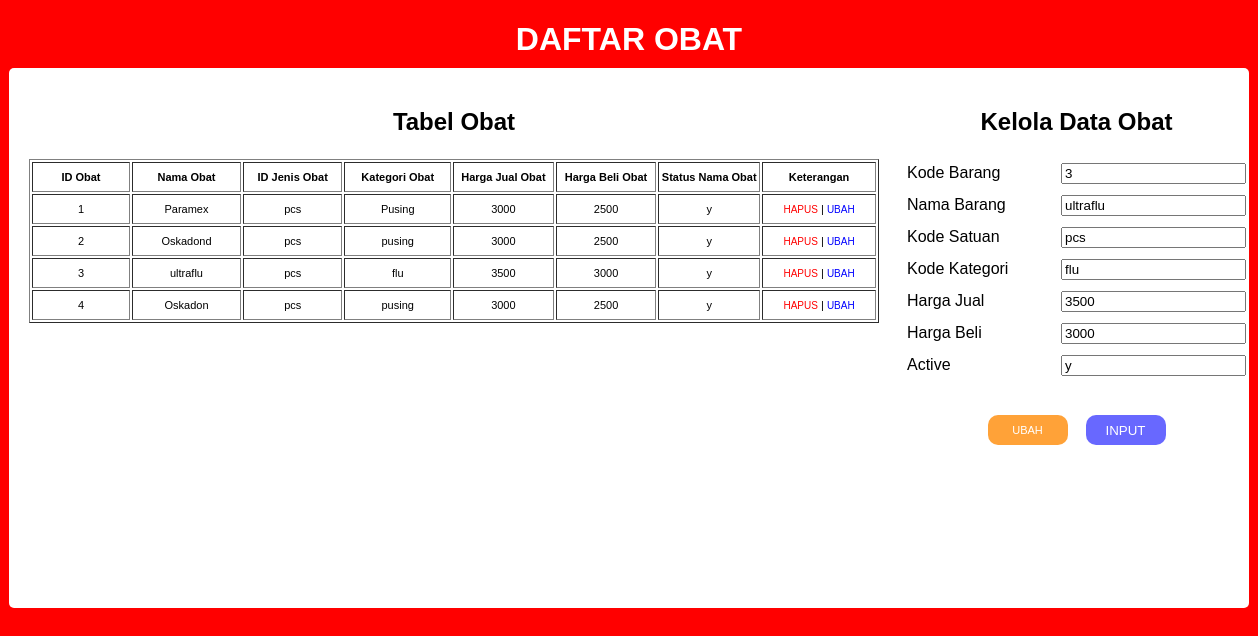
The page /Apotek/index.php?ubah=iya&a=3&b=ultraflu&c=pcs&d=flu&e=3500&f=3000&g=y on the database its author committed.
### tables this page shows
CREATE TABLE `tbobat` (
  `kd_barang` varchar(5) NOT NULL,
  `nm_barang` varchar(50) NOT NULL,
  `kd_satuan` varchar(10) NOT NULL,
  `kd_kategori` varchar(10) NOT NULL,
  `hrg_jual` int(11) NOT NULL,
  `hrg_beli` int(11) NOT NULL,
  `active` char(1) NOT NULL
);

### Apotek/tampil.php (the view, shortened to what this page needs)
<div class="kotak">
  <table border="1" align="center">
    <tr>
      <th>ID Obat</th>
      <th>Nama Obat</th>
      <th>ID Jenis Obat</th>
      <th>Kategori Obat</th>
      <th>Harga Jual Obat</th>
      <th>Harga Beli Obat</th>
      <th>Status Nama Obat</th>
      <th>Keterangan</th>
    </tr>
    <?php
    require("koneksi.php");
    $query = "SELECT * FROM tbobat ORDER BY kd_barang ASC";
    $data = mysqli_query($host, $query);
    while ($obat = mysqli_fetch_array($data)) {
    ?>
      <tr>
        <td><?php echo $obat[0]; ?></td>
        <td><?php echo $obat[1]; ?></td>
        <td><?php echo $obat[2]; ?></td>
        <td><?php echo $obat[3]; ?></td>
        <td><?php echo $obat[4]; ?></td>
        <td><?php echo $obat[5]; ?></td>
        <td><?php echo $obat[6]; ?></td>
        <td><a class="ahapus" href="kelola.php?hapus=iya&koba=<?php echo $obat[0]; ?>">HAPUS</a> | <a class="aubah" href="index.php?ubah=iya&a=<?php echo $obat[0]; ?>&b=<?php echo $obat[1]; ?>&c=<?php echo $obat[2]; ?>&d=<?php echo $obat[3]; ?>&e=<?php echo $obat[4]; ?>&f=<?php echo $obat[5]; ?>&g=<?php echo $obat[6]; ?>">UBAH</a></td>
      </tr>
    <?php
    }
    ?>
  </table>
</div>

### Apotek/style.css (style rules this page uses)
body { background-color: rgb(255, 0, 0); text-align: center; font-family: sans-serif; }
.daftar table { font-size: 11px; }
.kotak { height: 280px; width: 850px; margin: auto; text-align: center; margin-top: 23px; }
a { text-decoration: none; color: black; font-size: 10px; transition: 0.3s ease; }
.ahapus { color:red; }
.aubah { color: blue; }
.kotak table tr td { text-align: center; width: 150px; }

### Apotek/kelola.php (style rules this page uses)
tr { height: 30px; }

### rows shown on the page
tbobat: kd_barang "1", nm_barang "Paramex", kd_satuan "pcs", kd_kategori "Pusing", hrg_jual "3000", hrg_beli "2500", active "y"
tbobat: kd_barang "2", nm_barang "Oskadond", kd_satuan "pcs", kd_kategori "pusing", hrg_jual "3000", hrg_beli "2500", active "y"
tbobat: kd_barang "3", nm_barang "ultraflu", kd_satuan "pcs", kd_kategori "flu", hrg_jual "3500", hrg_beli "3000", active "y"
tbobat: kd_barang "4", nm_barang "Oskadon", kd_satuan "pcs", kd_kategori "pusing", hrg_jual "3000", hrg_beli "2500", active "y"
